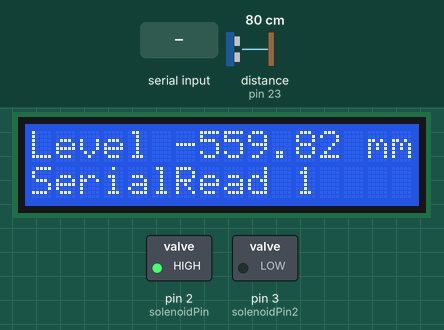
Simulated run of this sketch. Board: Arduino Mega 2560, built with avr-gcc and run on an emulated ATmega2560. Parts: 16×2 character LCD, switched loads named in the sketch (green lamp = pin HIGH). Wiring (inferred from the names in the program): ultrasonic range finder: trigger pin 22; echo pin 23. Inputs (shaded band) come from the test bench; at power-on: distance to the obstacle (sensor on pin 23) 80 cm. The echo pulse lasts 58.3 µs per cm; pins used as bus, display or sensor lines are not drawn; what the sketch prints to the serial monitor is not drawn.

Above: at 1.3 s.
1.4 s: "0\n" received over Serial
At 2.9 s:
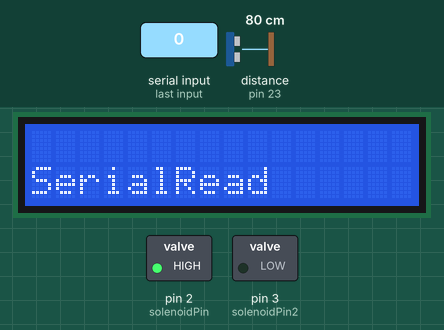
5.5 s: distance to the obstacle (sensor on pin 23) set to 4 cm
At 7.1 s:
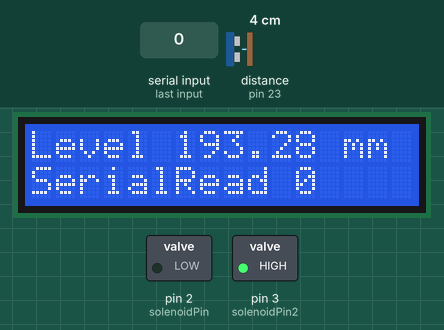
8.8 s: distance to the obstacle (sensor on pin 23) set to 9 cm
At 10.2 s:
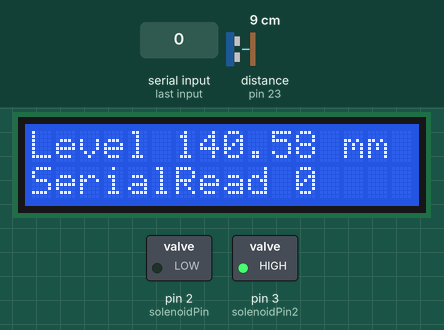
11.9 s: "90,45\n" received over Serial
At 13.9 s:
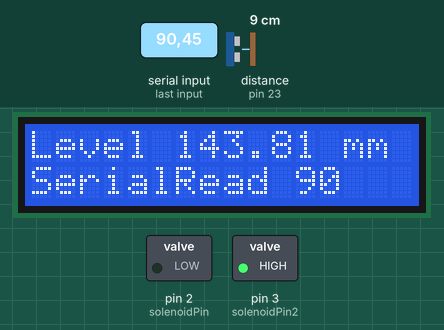
14.0 s: distance to the obstacle (sensor on pin 23) set to 18 cm
At 15.3 s:
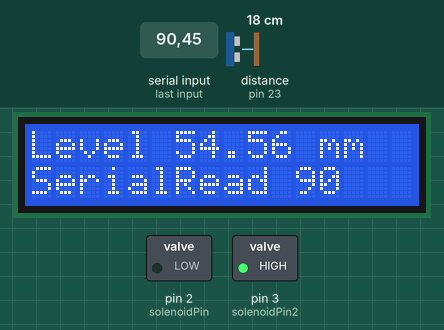
17.1 s: distance to the obstacle (sensor on pin 23) set to 60 cm
At 18.5 s:
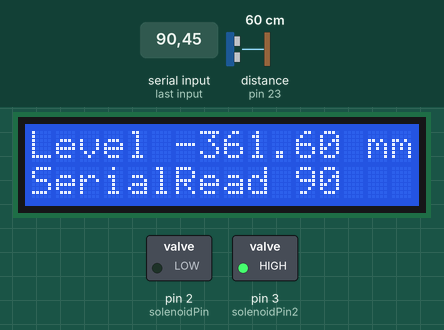
Timing chart, 0 to 20.1 s (numbered marks = the images above; inputs shaded):
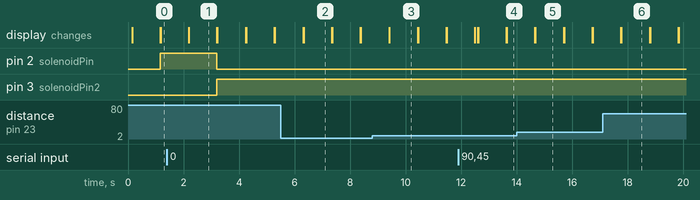

Measured:
- after the input at 1.4 s, pin 2 (solenoidPin): HIGH → LOW after 1.8 s; pin 3 (solenoidPin2): LOW → HIGH after 1.8 s; the display: changes after 0.80 s (image 1)
- after the input at 5.5 s, the display: first differs from a run without the input after 0.83 s (image 2)
- after the input at 8.8 s, the display: first differs from a run without the input after 0.62 s (image 3)
- after the input at 11.9 s, the display: first changes after 0.59 s (image 4 shows a later state)
- after the input at 14.0 s, the display: first differs from a run without the input after 0.68 s (image 5)
- after the input at 17.1 s, the display: first differs from a run without the input after 0.67 s (image 6)
- what the display in image 1 shows lasts 1.0 s, from 2.2 s to 3.2 s

The sketch:

sketch_sep21a.ino
```cpp
#include <LiquidCrystal_I2C.h>
#define echoPin 23
#define trigPin 22
#define solenoidPin 2
#define solenoidPin2 3
LiquidCrystal_I2C lcd(0x27, 16, 2);

float distance=0.0;
float duration=0.0;
int idistance=0;
String a="";
unsigned int Signal=1;
unsigned int prev_distance=0;

void setup()
{
  Serial.begin(9600);
  Serial1.begin(9600);
  lcd.init();
  lcd.backlight();
  lcd.begin(16, 2);
  pinMode(echoPin, INPUT);
  pinMode(trigPin, OUTPUT);
  pinMode(solenoidPin, OUTPUT);
  pinMode(solenoidPin2, OUTPUT);

  // initialize Timer1
  /*noInterrupts(); // disable all interrupts
  TCCR1A = 0;
  TCCR1B = 0;
  TCNT1 = 0;
  OCR1A = 3250; // compare match register 16MHz/256/2Hz
  TCCR1B |= (1 << WGM12); // CTC mode
  TCCR1B |= ((1 << CS12) | (0 << CS11) | (1 << CS10)); // 256 prescaler Set up Timer
  TIMSK1 |= (1 << OCIE1A); // enable timer compare interrupt
  interrupts(); // enable all interrupts*/
}

/*ISR(TIMER1_COMPA_vect)        // interrupt service routine that wraps a user defined function supplied by attachInterrupt
{
  //digitalWrite(trigPin, LOW);  // Added this line
  //delayMicroseconds(5); // Added this line
} */

void loop()
{
  digitalWrite(trigPin, LOW);
  delayMicroseconds(2);
  digitalWrite(trigPin, HIGH);
  delayMicroseconds(10); // Added this line
  digitalWrite(trigPin, LOW);

  duration = pulseIn(echoPin, HIGH);
  //distance = duration/5.8;
  //distance =-(distance-210);
  //idistance=distance;
  distance=(duration*34/100)/2;
  distance = 230.0-distance;
  idistance=distance;
  if(distance < 201)
  {
   Serial.write(idistance);
   Serial.print('\n');
   Serial1.print(idistance);
   Serial1.print('\n');
  }
   lcd.setCursor(0, 0);
   lcd.print("Level ");
   lcd.print(distance);
   lcd.print(" mm");

  if (distance!=prev_distance)
  {
    delay(1000);
    lcd.clear();
  }

  prev_distance=distance;

  lcd.setCursor (0, 1);
  lcd.print("SerialRead ");
  if (Serial.available() > 0)
  {
      a=Serial.readString();
      Serial.setTimeout(100);
      Signal=a.toInt();
  }
  lcd.print(Signal);

  if (Signal==0)//pump on
  {
    digitalWrite(solenoidPin, 0);
    digitalWrite(solenoidPin2, 1);
  }
  if (Signal==1)//pump off
  {
    digitalWrite(solenoidPin, 1);
    digitalWrite(solenoidPin2, 0);
  }
}
```
